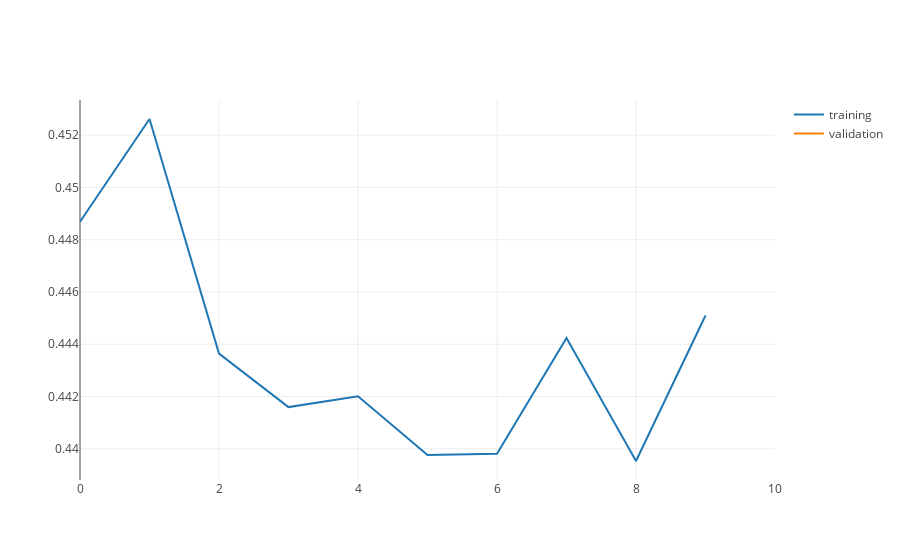

The notebook cell this image was saved under:
### Code cell
linear_regressor = train_linear_regressor_model(
    learning_rate = 0.000001,
    steps = 200,
    batch_size = 20,
    training_examples = training_examples,
    training_targets = training_targets,
    validation_examples = validation_examples,
    validation_targets = validation_targets
)

### Figure 1 — Plotly figure (JSON) as saved in the notebook; plotly's stock layout.template omitted (floating-point values rounded to 4 significant figures; data arrays with more than 128 entries replaced by an {"elided": "..."} marker saying what was removed)
{"data": [{"mode": "lines", "name": "training", "type": "scatter", "x": [0, 1, 2, 3, 4, 5, 6, 7, 8, 9, 10], "y": [0.4487, 0.4526, 0.4436, 0.4416, 0.442, 0.4398, 0.4398, 0.4442, 0.4395, 0.4451]}, {"mode": "lines", "name": "validation", "type": "scatter", "x": [0, 1, 2, 3, 4, 5, 6, 7, 8, 9, 10], "y": {"elided": "10x5000 float values"}}], "layout": {}}
